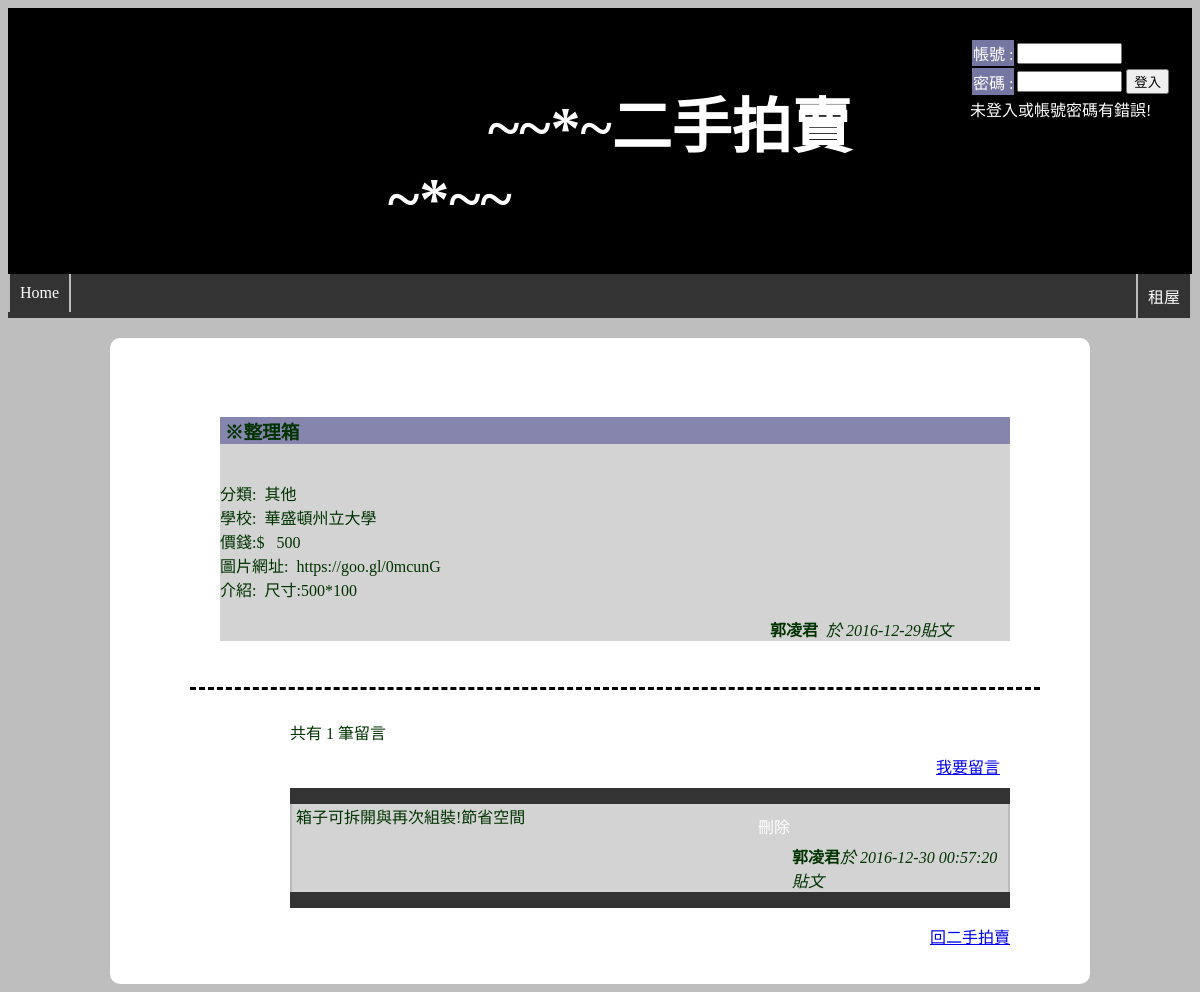
The app's page /saledetailed.php?saledetailed=2 with its own data.
### tables this page shows
CREATE TABLE IF NOT EXISTS `produce` (
  `貼文編號` int(4) NOT NULL AUTO_INCREMENT,
  `goodname` varchar(128) DEFAULT NULL,
  `price` int(128) DEFAULT NULL,
  `url` varchar(128) DEFAULT NULL,
  `introduce` varchar(128) DEFAULT NULL,
  `date` date NOT NULL,
  `school` varchar(128) DEFAULT NULL,
  `type` varchar(128) DEFAULT NULL,
  `姓名` varchar(10) DEFAULT NULL,
  PRIMARY KEY (`貼文編號`)
);

CREATE TABLE IF NOT EXISTS `message` (
  `留言編號` int(10) NOT NULL AUTO_INCREMENT,
  `姓名` varchar(20) NOT NULL,
  `留言` varchar(250) DEFAULT NULL,
  `時間` datetime NOT NULL,
  `topicid` int(11) NOT NULL,
  PRIMARY KEY (`留言編號`)
);

### saledetailed.php (the view, shortened to what this page needs)
<?php
include("mysql.inc.php");
if (!empty($_GET['saledetailed'])){
  $sql = "SELECT * FROM produce WHERE 貼文編號 = '{$_GET['saledetailed']}'";
  $result=mysqli_query($conn, $sql);
  $thing=mysqli_fetch_array($result);
  $sql = "SELECT * FROM message WHERE topicid = '{$_GET['saledetailed']}'";
  $res=mysqli_query($conn, $sql);
  $numRows = mysqli_num_rows($res);
}
else {
  header("Location: salething.php");
}
?>
<!DOCTYPE HTML>
<html>
<head>
		<link rel="stylesheet" href="salething.css">
</head>
<header>
<div id="log"><?php
          if(isset($_SESSION['user_id'])) { echo $msg = "歡迎".$_SESSION['yourname']."登入!"; ?>
			  <form action="logout.php">
			  <br><br><br>
			  <p><input type="submit" value="登出" style="float:right;"></p></form>
  <?php  } else { $msg = "未登入或帳號密碼有錯誤!"; ?>
	  <form style="padding: 0px 20px 0px 0px; float:right;" action="login.php" method="post">
  <table style="color:white; float:right;" name="login">
 <tr>
   <td style="color:white;background-color:#7676a3">帳號 : </td>
   <td><input type="text" name="User_id"
             size="10" maxlength="10" required></td>
 </tr>
 <tr>
   <td style="background-color:#7676a3">密碼 : </td>
   <td><input type="password" name="password"
              size="10" maxlength="10" required></td>
	<td><input type="submit" value="登入"></td>
 </tr>
</table>
</form>
<br>
 <p type="hidden"><?php echo $msg; ?></p>
<?php } ?>
</div>
<h1 style="text-indent:100px;">~~*~二手拍賣~*~~</h1>
    <ul>
      <li id="li1"><a target="_self" href="index.php">Home</a></li>
      <li id="li2"><a Target="_new" href="renthouse.php">租屋</a></li>
    </ul>
</header>
<body>
<div id="wrapper">
<div id="maintext" style="border-bottom: dashed #000; ">
      <?php
	        echo "
			<div style='background-color:lightGrey;'>
	   <h3 style='background-color:#8585ad; text-align:left;'><strong>&nbsp;※".$thing['goodname']."</h2></strong>
	   <p style='background-color:lightGrey; text-align:left;'>
	   <br>分類:&nbsp;&nbsp;".$thing['type']."
	   <br>學校:&nbsp;&nbsp;".$thing['school']."
       <br>價錢:$ &nbsp;&nbsp;".$thing['price']."
	   <br>圖片網址:&nbsp;&nbsp;".$thing['url']."
	   <br>介紹:&nbsp;&nbsp;".$thing['introduce']."</p>
	   <p style='background-color:lightGrey; padding-left:550px;'><strong>".$thing['姓名']."</strong>&nbsp;&nbsp;<em>於 {$thing['date']}貼文</em></p></div>";
	  ?>
  </div>
  <div id="maintext" style="text-align: left; padding-left:100px;">
  <?php echo "共有 $numRows 筆留言 "; ?>
  <div id="navigation"><a href="message.php?saledetailed=<?php echo $_GET['saledetailed']; ?>">我要留言</a></div>
	<?php
if ($numRows>0) {
  echo '<ul>';
  $i=1;
  while ($thisr = mysqli_fetch_array($res)) {
    $name=htmlspecialchars($thisr['姓名'], ENT_QUOTES);
    $message=htmlspecialchars($thisr['留言'], ENT_QUOTES);
	$message=str_replace('  ', '&nbsp;&nbsp;', nl2br($message));
	if ($i%2==0) {$liclass='even';}
    else         {$liclass='odd';}
	echo "<li class=\"$liclass\">";
	if (isset($_SESSION['user_id']) && @($_SESSION['yourname']==$name) || @($row['姓名'] == $_SESSION['yourname'])) {
		echo "<a href='msgdelete.php?msgdelete={$thisr['留言編號']}' style='right:400px; position: absolute;;' type='hidden;'>刪除</a>";
	}
	echo " <p>&nbsp;{$message}</p>
		  <p style='padding-left:500px;'><strong>$name</strong><em>於 {$thisr['時間']}貼文</em></p>";
	echo "</li>";
    $i++;
  }
  echo '</ul>';
}
?>
  <p><a href="salething.php" style="float:right;">回二手拍賣</a></p>
  </div>
</div>
</body>
</html>

### salething.css (style rules this page uses)
header { color:#ffffff; background-color:#000000; font-family:"Jacques Francois Shadow"; padding: 30px 0px 0px 0px; }
body { background-color: #BEBEBE; color: #003300; font-family: Palatino Linotype; }
#log { float:right; }
#wrapper { width: 80%; min-width: 500px; max-width: 850px; margin-right: auto; margin-top:20px; margin-left: auto; background-color: #ffffff; padding:30px 50px 30px 80px; text-align:center; border-radius: 10px; }
h1 { margin-left:380px; font-family:"Times New Roman", Times, serif; font-size:60px; }
ul { list-style-type: none; margin:0; padding: 0px; overflow: hidden; background-color: #333; }
li { border-right: 2px solid #bbb; border-left: 2px solid #bbb; }
#li1 { float: left; }
#li2 { float: right; }
li a { display: block; color: white; text-align: center; padding: 10px 10px; text-decoration: none; }
.odd { background-color: lightGrey; }
#maintext { background-color:white; font-size: 16px; padding: 30px; text-align: left; }
#navigation { padding: 10px; text-align: right; }

### records on screen
produce: goodname "整理箱", type "其他", school "華盛頓州立大學", price "500", url "https://goo.gl/0mcunG", introduce "尺寸:500*100", 姓名 "郭凌君", date "2016-12-29"
message: 留言 "箱子可拆開與再次組裝!節省空間", 姓名 "郭凌君", 時間 "2016-12-30 00:57:20"

### other values on screen
$msg "未登入或帳號密碼有錯誤!"
$numRows "1"
